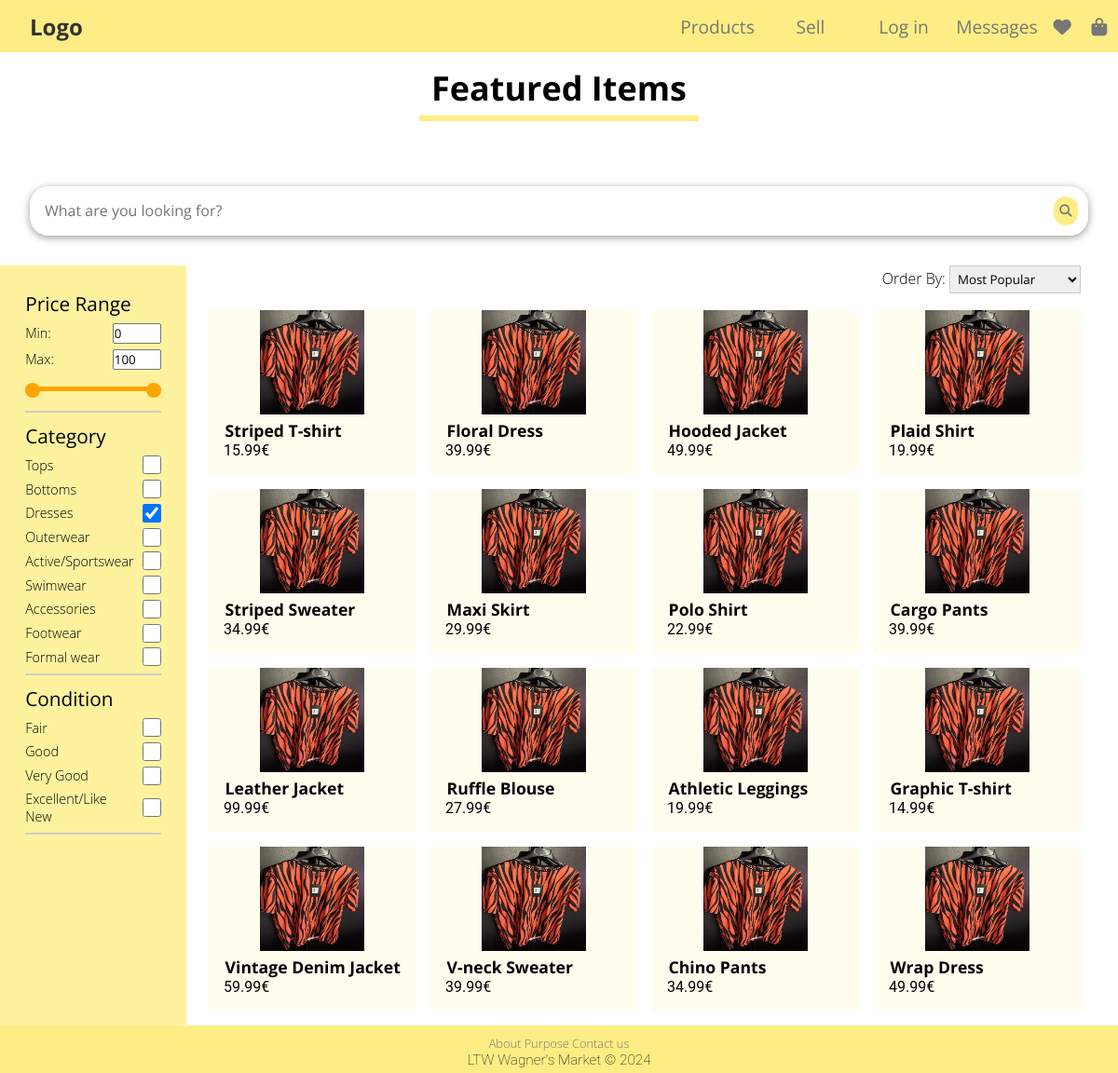
/pages/search.php?category=Dresses, run on the app's committed database.
### tables this page shows
CREATE TABLE ITEM (
    ItemId INTEGER PRIMARY KEY AUTOINCREMENT,
    UserId INTEGER NOT NULL,
    Title TEXT NOT NULL,
    Price FLOAT NOT NULL,
    Description TEXT NOT NULL,
    Condition TEXT NOT NULL,
    Size TEXT NOT NULL,
    Brand TEXT NOT NULL,
    ImagePath TEXT NOT NULL,
    WishlistCounter INTEGER DEFAULT 0,
    Timestamp DATETIME NOT NULL DEFAULT CURRENT_TIMESTAMP,
    CONSTRAINT PriceConstraint CHECK (Price > 0),
    FOREIGN KEY (UserId) REFERENCES USER (UserId) ON DELETE CASCADE ON UPDATE CASCADE,
    FOREIGN KEY (Condition) REFERENCES CONDITION (Condition) ON DELETE CASCADE ON UPDATE CASCADE,
    FOREIGN KEY (Size) REFERENCES SIZE (Size) ON DELETE CASCADE ON UPDATE CASCADE
);

CREATE TABLE CATEGORY (
    CategoryName TEXT NOT NULL,
    CategoryImage TEXT NOT NULL,
    CONSTRAINT Pk_CategoryName PRIMARY KEY (CategoryName)
);

CREATE TABLE CONDITION (
    Condition TEXT NOT NULL,
    CONSTRAINT PK_Condition PRIMARY KEY (Condition)
);

### private/database/item.class.php (called while the page is built, shortened)
<?php
class Item
{
    public function __construct(int $itemId, int $userId, string $title, float $price, string $description, string $condition, string $size, string $brand, string $imagePath, int $wishlistCounter, string $timeStamp)
    {
        $this->itemId = $itemId;
        $this->title = $title;
        $this->price = $price;
        $this->imagePath = $imagePath;
    }
    static function getMostPopularItems(PDO $db, int $count, int $offset): array
    {
        $stmt = $db->prepare('SELECT ItemId, UserId, Title, Price, Description, Condition,
            Size, Brand, ImagePath, WishlistCounter, Timestamp FROM ITEM ORDER BY WishlistCounter DESC LIMIT ? OFFSET ?');
        $stmt->execute(array($count, $offset));
        $items = array();
        while ($item = $stmt->fetch()) {
            $items[] = new Item(
                $item['ItemId'],
                $item['UserId'],
                $item['Title'],
                $item['Price'],
                $item['Description'],
                $item['Condition'],
                $item['Size'],
                $item['Brand'],
                $item['ImagePath'],
                $item['WishlistCounter'],
                $item['Timestamp']
            );
        }
        return $items;
    }
    static function getMaxPrice(PDO $db): float
    {
        $stmt = $db->prepare('SELECT MAX(PRICE) AS MaxPrice FROM ITEM');
        $stmt->execute();
        return (float)$stmt->fetch(PDO::FETCH_ASSOC)['MaxPrice'];
    }
}
?>

### private/database/category.class.php (called while the page is built, shortened)
<?php
class Category
{
    public function __construct(string $categoryName, string $categoryImage)
    {
        $this->categoryName = $categoryName;
    }
    static function getCategories(PDO $db): array
    {
        $stmt = $db->prepare('SELECT CategoryName, CategoryImage FROM CATEGORY');
        $stmt->execute(array());
        $categories = array();
        while ($category = $stmt->fetch()) {
            $categories[] = new Category(
                $category['CategoryName'],
                $category['CategoryImage']
            );
        }
        return $categories;
    }
}
?>

### private/database/condition.class.php (called while the page is built, shortened)
<?php
class Condition
{
    public function __construct(string $condition)
    {
        $this->condition = $condition;
    }
    static function getConditions(PDO $db): array
    {
        $stmt = $db->prepare('SELECT Condition FROM CONDITION');
        $stmt->execute(array());
        $conditions = array();
        while ($condition = $stmt->fetch()) {
            $conditions[] = new Condition(
                $condition['Condition']
            );
        }
        return $conditions;
    }
}
?>

### private/templates/item.tpl.php (the view, shortened to what this page needs)
<?php
require_once(__DIR__ . '/../database/item.class.php');
require_once(__DIR__ . '/../database/condition.class.php');
require_once(__DIR__ . '/../database/category.class.php');
?>
<?php function drawItems(PDO $db, array $items, Session $session): void
{ ?>
        <ul class="draw-items" id="draw-items">
            <?php foreach($items as $item) { ?>
                <li class="item-card">
                    <a href="../pages/item.php?id=<?=$item->itemId?>">
                        <img src="<?= $item->imagePath?>">
                    </a>
                    <a href="../pages/item.php?id=<?=$item->itemId?>">
                        <h4><?=$item->title?></h4>
                        <p><?=number_format($item->price, 2)?>€</p>
                    </a>
                </li>
            <?php } ?>
        </ul>
<?php }?>
<?php function drawItemFilter(PDO $db, float $maxPrice, ?string $selectedCategory = null) { ?>
    <?php
        $categories = Category::getCategories($db);
        $conditions = Condition::getConditions($db);
    ?>
    <form id="filters">
        <fieldset id="price">
            <legend>Price Range</legend>
            <section id ="number-input">
                <label>Min: <input type="number" id="min-input" value = "0" min="0" max="<?= intval(ceil($maxPrice))?>"></label>
                <label>Max: <input type="number" id="max-input" value = "<?=intval(ceil($maxPrice))?>" min="0" max="<?=intval(ceil($maxPrice))?>"></label>
            </section>
            <section id="price-range">
                <section id="slider">
                    <section id="progress"></section>
                </section>
                <section id="range-input">
                    <input type="range" id="min-range" min="0" max="<?=intval(ceil($maxPrice))?>" value="0" step="1">
                    <input type="range" id="max-range" min="0" max="<?=intval(ceil($maxPrice))?>" value="<?=intval(ceil($maxPrice))?>" step="1">
                </section>
            </section>
        </fieldset>
        <fieldset id="category">
            <legend>Category</legend>
            <?php foreach($categories as $category) { ?>
                <?php if ($selectedCategory != null) {
                    if ($selectedCategory === $category->categoryName) { ?>
                       <label><?= $category->categoryName ?><input type="checkbox" id="<?= $category->categoryName ?>" checked></label>
                <?php } else { ?>
                <label><?= $category->categoryName ?><input type="checkbox" id="<?= $category->categoryName ?>"></label>
                <?php } } else { ?>
                    <label><?= $category->categoryName ?><input type="checkbox" id="<?= $category->categoryName ?>"></label>
                    <?php } } ?>
        </fieldset>
        <fieldset id="condition">
            <legend>Condition</legend>
            <?php foreach($conditions as $condition) { ?>
                <label><?= $condition->condition ?><input type="checkbox" id="<?= $condition->condition ?>"></label>
            <?php } ?>
        </fieldset>
    </form>
<?php } ?>
<?php function drawItemSorter() { ?>
    <label id="order"> Order By:
        <select id="order-selected">
            <option value="popular" selected>Most Popular</option>
        </select>
    </label>
<?php } ?>

### public/css/style.css (style rules this page uses)
* { margin: 0; padding: 0; box-sizing: border-box; font-family: 'Open Sans', sans-serif; }
p { font-family: 'Roboto', sans-serif; font-size: 1.2em; }
header, .logo, a { color: #777; text-decoration: none; transition: color 0.3s; }
h4 { font-size: 1.1em; }
select { padding: .3em; border: .1em solid #ccc; cursor: pointer; }
.draw-items { display: grid; grid-template-columns: repeat(4, 1fr); list-style: none; margin: 0 1.5em; overflow-y: scroll; }
.item-card { transition: transform 0.1s ease, box-shadow 0.1s ease; background-color: rgba(253, 237, 132, 0.138); text-align: center; margin-right: 1em; margin-bottom: 1em; min-height: 11em; max-height: 12em; }
.item-card img { width: 7em; height: 7em; }
.item-card p, .item-card h4 { text-align: left; margin-left: 1em; color: black; }
.item-card p { font-size: 1em; }
.search-items-body .draw-items { grid-area: items; }
.search-items-body form#filters { grid-area: filter; background: rgb(255, 242, 159); padding: 1em; width: 100%; }
.search-items-body label#order { grid-area: order; margin-bottom: 1em; margin-right: 2.5em; font-family: 'Open Sans Light', sans-serif; justify-self: right; padding-bottom: 0.5em; }
input[type="checkbox"] { width: 1.5em; height: 1.5em; border: 0.1em solid #555; border-radius: 4px; background-color: #fff; cursor: pointer; }
#filters legend { font-size: 1.3em; padding-bottom: 0.2em; }
#filters label { display: flex; justify-content: space-between; gap: 0.5em; align-items: center; padding: 0.2em 0; font-size: 0.9em; font-family: 'Open Sans Light', sans-serif; word-wrap: break-word; }
#filters fieldset { display: grid; margin: 0.7em; border: none; border-bottom: 2px solid #ccc; padding-bottom: 0.3em; }
#slider { height: 0.3em; background: #ddd; border-radius: 5px; position: relative; margin: 1em 0; }
#slider #progress { height: 100%; border-radius: 5px; background: #FFA500; position: absolute; left: 0; right: 0; }
#range-input { position: relative; margin: 1em 0; }
#range-input input { width: 100%; height: 5px; position: absolute; top: -1em; background: none; pointer-events: none; -webkit-appearance: none; -moz-appearance: none; }

### data on the page
item: ImagePath (picture), Title "Striped T-shirt", Price "15.99"
item: ImagePath (picture), Title "Floral Dress", Price "39.99"
item: ImagePath (picture), Title "Hooded Jacket", Price "49.99"
item: ImagePath (picture), Title "Plaid Shirt", Price "19.99"
item: ImagePath (picture), Title "Striped Sweater", Price "34.99"
item: ImagePath (picture), Title "Maxi Skirt", Price "29.99"
item: ImagePath (picture), Title "Polo Shirt", Price "22.99"
item: ImagePath (picture), Title "Cargo Pants", Price "39.99"
item: ImagePath (picture), Title "Leather Jacket", Price "99.99"
item: ImagePath (picture), Title "Ruffle Blouse", Price "27.99"
item: ImagePath (picture), Title "Athletic Leggings", Price "19.99"
item: ImagePath (picture), Title "Graphic T-shirt", Price "14.99"
item: ImagePath (picture), Title "Vintage Denim Jacket", Price "59.99"
item: ImagePath (picture), Title "V-neck Sweater", Price "39.99"
item: ImagePath (picture), Title "Chino Pants", Price "34.99"
item: ImagePath (picture), Title "Wrap Dress", Price "49.99"
category: CategoryName "Tops"
category: CategoryName "Bottoms"
category: CategoryName "Dresses"
category: CategoryName "Outerwear"
category: CategoryName "Active/Sportswear"
category: CategoryName "Swimwear"
category: CategoryName "Accessories"
category: CategoryName "Footwear"
category: CategoryName "Formal wear"
condition: Condition "Fair"
condition: Condition "Good"
condition: Condition "Very Good"
condition: Condition "Excellent/Like New"

### other printed values
$title "Featured Items"
